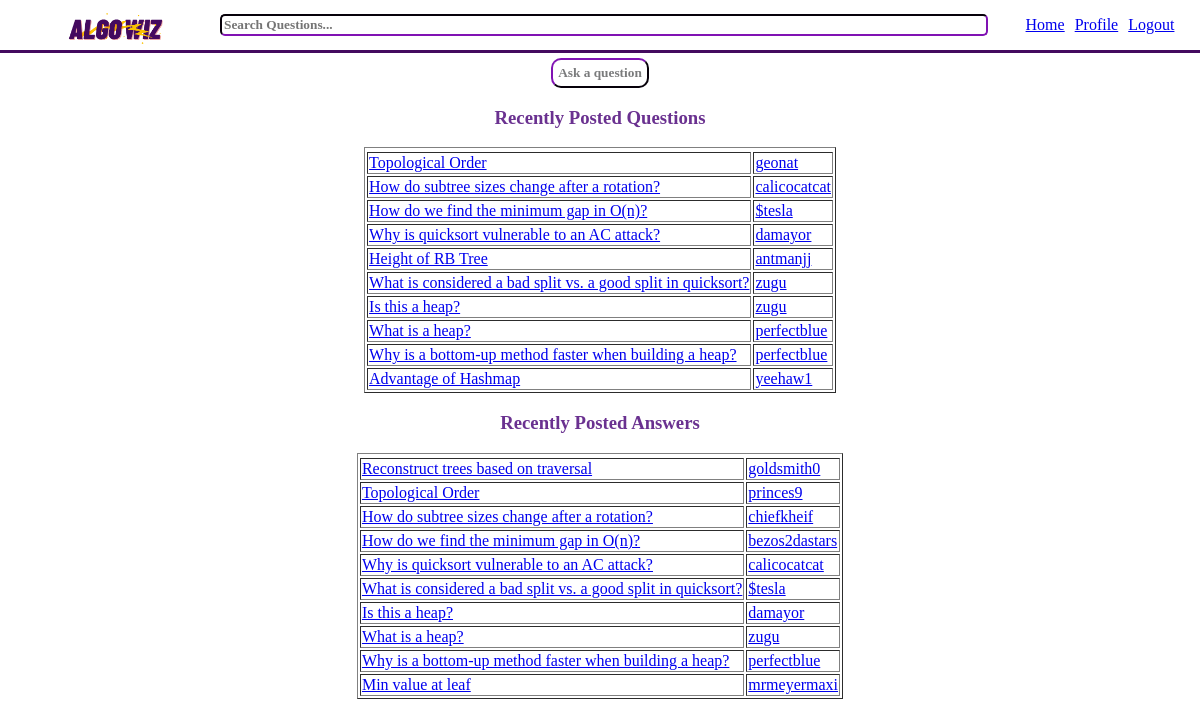
/frontend_work/landing_page.php, run on the app's committed database.
### tables this page shows
Create table Questions(
    question_id integer primary key auto_increment,
    topic_id integer not null,
    user_id integer not null,
    title varchar(500) not null,
    q_text varchar(2000) not null,
    q_time datetime not null,
    resolved boolean not null,
    
    foreign key (topic_id) references Topic(topic_id),
    foreign key (user_id) references UsersLogin(user_id)
);

Create table UsersLogin(
    user_id integer primary key auto_increment,
    username varchar(20) unique not null,
    pw varchar(24) not null
);

create table Answers(
    answer_id integer primary key auto_increment,
    user_id integer not null,
    question_id integer not null,
    thumbs_up integer not null,
    thumbs_down integer not null,
    best_answer boolean not null,
    a_text varchar(2000) not null,
    a_time datetime not null,
    
    foreign key (user_id) references UsersLogin(user_id),
    foreign key (question_id) references Questions(question_id)
);

### frontend_work/landing_page.php (the view, shortened to what this page needs)
<?php
    include_once "../backend_work/connect_server.php";
?>
<!doctype html>
<html>
    <head>
        <link rel="stylesheet" href="../css/landing_styles.css"/>
        <link rel="stylesheet" href="../css/styles.css"/>
        <link rel="stylesheet" href="../css/nav_styles.css"/>
    </head>
    <body>
        <header>
            <aside id='logo-container'>
                <img id="logo" src="../assets/algo-wiz-logo.png"/>
            </aside>
            <form action="../backend_work/search_results.php" method = $_POST>
                <input type="text" name="search_query" value="" placeholder="Search Questions..."><br>
            </form>
            <nav>
                <?php
                    $username = $_GET["username"];
                    $lp_var = "landing_page.php?username=$username";
                    $pp_var = "user_profile.php?username=$username&visit_username=false";
                    echo "<p><a href=$lp_var>Home</a></p>";
                    echo "<p><a href=$pp_var>Profile</a></p>";
                    echo "<p><a href='../index.php'>Logout</a></p>";
                ?>
            </nav>
        </header>
        <main id="question-area">
            <a href="./ask_question.php">
                <button id='bt-ask-question'>
                    Ask a question
                </button>
            </a>
            <?php
                echo "<h3 class='title'>Recently Posted Questions</h3>";
                if ($stmt = $conn->prepare("SELECT title, question_id, username from Questions join UsersLogin on (Questions.user_id = UsersLogin.user_id) order by q_time desc limit 10")) {
                    $stmt->execute();
                    $stmt->bind_result($title,$question_id,$visit_username);
                    echo "<table border = '1'>
                    <tr>
                    </tr>";
                    while($stmt->fetch())
                    {
                        $link_question = "return_question_page.php?question_id_num=$question_id&username=$username&visit_username=$visit_username";
                        $link_profile = "user_profile.php?username=$username&visit_username=$visit_username";
                        echo"<tr>";
                        echo "<td><a href=$link_question>$title</a></td>";
                        echo "<td><a href=$link_profile>$visit_username</a></td>";
                        echo"</tr>";
                    }
                    echo "</table>";
                }
            ?>
            <?php
                echo "<h3 class='title'>Recently Posted Answers</h3>";
                if ($stmt = $conn->prepare("SELECT title, UsersLogin.username, status_title, Answers.question_id
                from Answers join UsersLogin on (Answers.user_id = UsersLogin.user_id) join Questions on (Answers.question_id = Questions.question_id) join UserStatus on (UsersLogin.user_id = UserStatus.user_id) join StatusDict on (UserStatus.status_id = StatusDict.status_id)
                order by a_time desc
                limit 10")) {
                    $stmt->execute();
                    $stmt->bind_result($title,$visit_username,$status_title,$question_id);
                    echo "<table border = '1'>
                    <tr>
                    </tr>";
                    while($stmt->fetch())
                    {
                        $link_question = "return_question_page.php?question_id_num=$question_id&username=$username";
                        echo"<tr>";
                        echo "<td><a href=$link_question>$title</a></td>";
                        echo "<td><a href='user_profile.php?username=$username&visit_username=$visit_username'>$visit_username</a></td>";
                        echo"</tr>";
                    }
                    echo "</table>";
                }
            ?>
        </main>
    </body>
</html>

### css/landing_styles.css (style rules this page uses)
main { display: flex; flex-direction: column; justify-content: center; align-items: center; }
#bt-ask-question { margin-top: 10px; font-family: inherit; border-radius: 10px; background-color: white; font-weight: bold; color: #7a7b7c; background-color: white; border-color: #440A5F; margin-top: 5px; padding: 5px; transition-duration: 0.3s; }
.title { color: #6A3190; }

### css/styles.css (style rules this page uses)
html { width: 100%; height: 100%; font-family: Verdana; margin: 0px; padding: 0px; }
html > * { animation-name: appear; animation-timing-function: ease; animation-duration: 2s; }
body { width: 100%; height: 100%; padding: 0px; margin: 0px; }
#logo { width: 300px; height: 300px; }

### css/nav_styles.css (style rules this page uses)
nav { display: flex; flex-direction: row; height: min-content; gap: 10px; margin-right: 10px; }
header { background-color: white; display: grid; grid-template-areas: "logo search-bar nav"; grid-template-columns: 1fr 4fr 1fr; border-bottom: 3px solid #440A5F; align-items: center; gap: 30px; }
#logo-container { grid-area: logo; display: flex; flex-direction: row; justify-content: center; }
#logo { margin-left: 10px; height: 100px; width: 100px; margin-top: -25px; margin-bottom: -30px; margin-right: -30px; }
input { width: 100%; border-color: #440A5F; border-radius: 5px; font-family: inherit; font-weight: bold; }
nav { grid-area: nav; display: flex; flex-direction: row; justify-content: center; }

### data on the page
questions: title "Topological Order", user.username "geonat"
questions: title "How do subtree sizes change after a rotation?", user.username "calicocatcat"
questions: title "How do we find the minimum gap in O(n)?", user.username "$tesla"
questions: title "Why is quicksort vulnerable to an AC attack?", user.username "damayor"
questions: title "Height of RB Tree", user.username "antmanjj"
questions: title "What is considered a bad split vs. a good split in quicksort?", user.username "zugu"
questions: title "Is this a heap?", user.username "zugu"
questions: title "What is a heap?", user.username "perfectblue"
questions: title "Why is a bottom-up method faster when building a heap?", user.username "perfectblue"
questions: title "Advantage of Hashmap", user.username "yeehaw1"
answers: question.title "Reconstruct trees based on traversal", user.username "goldsmith0"
answers: question.title "Topological Order", user.username "princes9"
answers: question.title "How do subtree sizes change after a rotation?", user.username "chiefkheif"
answers: question.title "How do we find the minimum gap in O(n)?", user.username "bezos2dastars"
answers: question.title "Why is quicksort vulnerable to an AC attack?", user.username "calicocatcat"
answers: question.title "What is considered a bad split vs. a good split in quicksort?", user.username "$tesla"
answers: question.title "Is this a heap?", user.username "damayor"
answers: question.title "What is a heap?", user.username "zugu"
answers: question.title "Why is a bottom-up method faster when building a heap?", user.username "perfectblue"
answers: question.title "Min value at leaf", user.username "mrmeyermaxi"
